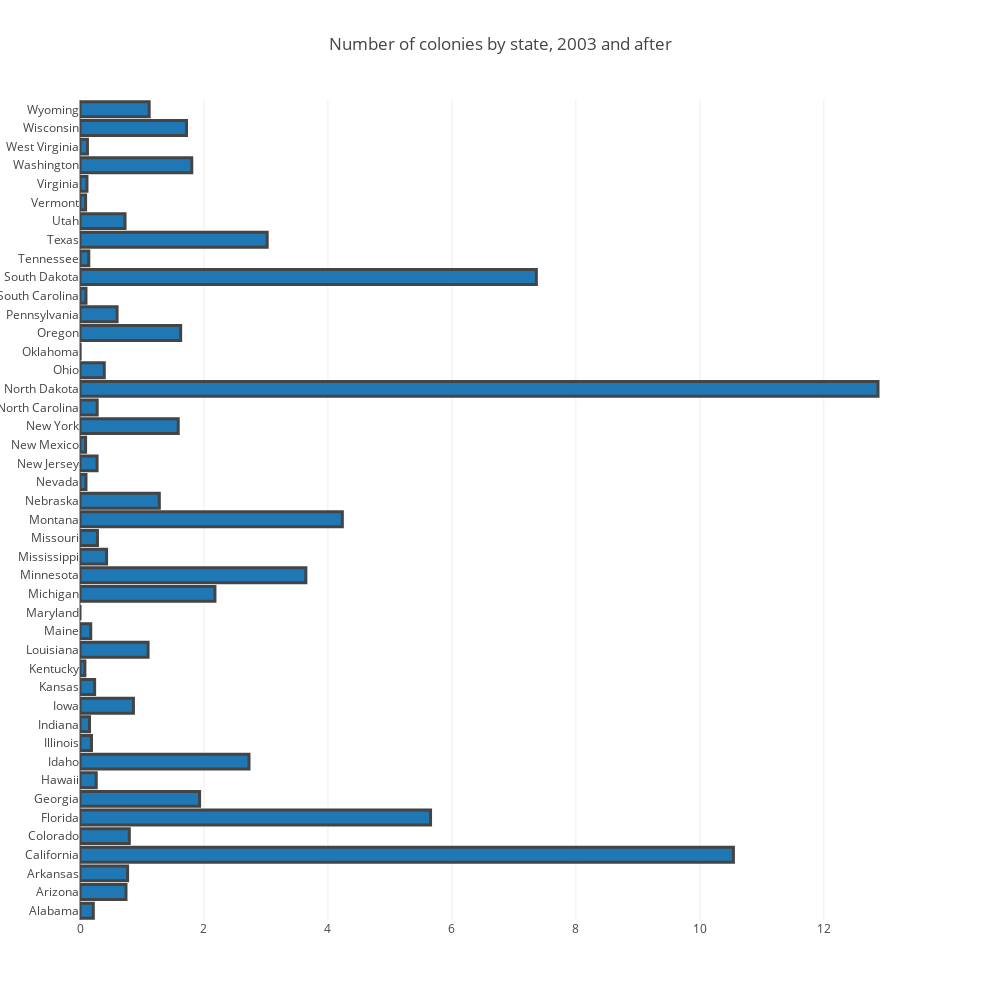

This figure's notebook cell:
### Markdown cell above
Let's look at the above graph. This time we are talking about number of colonies. Again Califronia pre 2003 is in the lead but, North and South Dakota are not far behind.

### Code cell
df_summed2 = df_2003.groupby(['StateName']) ['numcol'].sum().reset_index()
trace1 = go.Bar(
    y=df_summed2.StateName,
    x=df_summed2.numcol,
    name='SF Zoo',
    orientation = 'h',
    marker = dict(
        line = dict(
             colorscale = [[0, 'rgb(166,206,227)'], [0.25, 'rgb(31,120,180)'], [0.45, 'rgb(178,223,138)'], 
                      [0.65, 'rgb(51,160,44)'], [0.85, 'rgb(251,154,153)'], [1, 'rgb(227,26,28)']],
            width = 3)
    )
)
data = [trace1]
layout = go.Layout(
    title='Number of colonies by state, 2003 and after',
    barmode='stack',
    autosize=False,
    width=1000,
    height=1000
)

fig = go.Figure(data=data, layout=layout)
iplot(fig, filename='marker-h-bar')

### Figure 1 — Plotly figure (JSON) as saved in the notebook; plotly's stock layout.template omitted (floating-point values rounded to 4 significant figures)
{"data": [{"marker": {"line": {"colorscale": [[0, "rgb(166,206,227)"], [0.25, "rgb(31,120,180)"], [0.45, "rgb(178,223,138)"], [0.65, "rgb(51,160,44)"], [0.85, "rgb(251,154,153)"], [1, "rgb(227,26,28)"]], "width": 3}}, "name": "SF Zoo", "orientation": "h", "type": "bar", "uid": "787a0ab0-cfc1-11e8-a250-d05099a30b15", "x": [0.2146, 0.7421, 0.7677, 10.54, 0.7953, 5.656, 1.929, 0.2618, 2.726, 0.185, 0.1535, 0.8622, 0.2362, 0.07874, 1.098, 0.1732, 0, 2.177, 3.644, 0.4291, 0.2815, 4.232, 1.28, 0.09646, 0.2756, 0.09055, 1.585, 0.2776, 12.87, 0.3917, 0.001969, 1.624, 0.5984, 0.09646, 7.362, 0.1417, 3.02, 0.7264, 0.09055, 0.1122, 1.803, 0.1201, 1.719, 1.116], "y": ["Alabama", "Arizona", "Arkansas", "California", "Colorado", "Florida", "Georgia", "Hawaii", "Idaho", "Illinois", "Indiana", "Iowa", "Kansas", "Kentucky", "Louisiana", "Maine", "Maryland", "Michigan", "Minnesota", "Mississippi", "Missouri", "Montana", "Nebraska", "Nevada", "New Jersey", "New Mexico", "New York", "North Carolina", "North Dakota", "Ohio", "Oklahoma", "Oregon", "Pennsylvania", "South Carolina", "South Dakota", "Tennessee", "Texas", "Utah", "Vermont", "Virginia", "Washington", "West Virginia", "Wisconsin", "Wyoming"]}], "layout": {"autosize": false, "barmode": "stack", "height": 1000, "title": "Number of colonies by state, 2003 and after", "width": 1000}}
